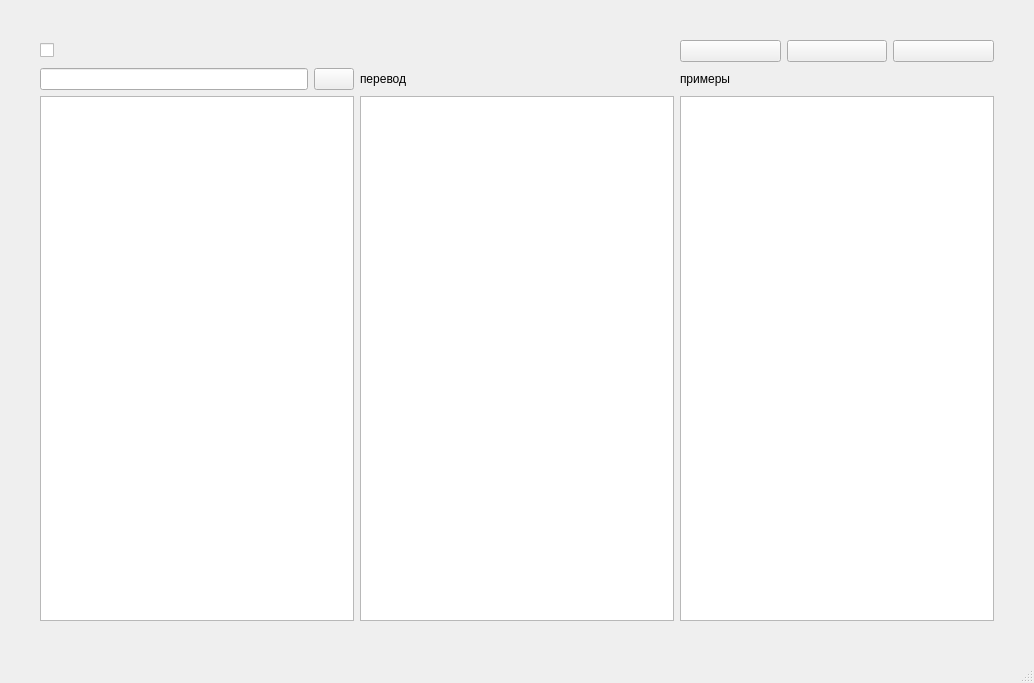
<?xml version="1.0" encoding="UTF-8"?>
<ui version="4.0">
 <class>MainWindow</class>
 <widget class="QMainWindow" name="MainWindow">
  <property name="geometry">
   <rect>
    <x>0</x>
    <y>0</y>
    <width>1034</width>
    <height>683</height>
   </rect>
  </property>
  <property name="windowTitle">
   <string>MainWindow</string>
  </property>
  <widget class="QWidget" name="centralwidget">
   <layout class="QGridLayout" name="gridLayout">
    <property name="leftMargin">
     <number>40</number>
    </property>
    <property name="topMargin">
     <number>40</number>
    </property>
    <property name="rightMargin">
     <number>40</number>
    </property>
    <property name="bottomMargin">
     <number>40</number>
    </property>
    <item row="0" column="2">
     <layout class="QHBoxLayout" name="horizontalLayout_2">
      <item>
       <widget class="QPushButton" name="pushButton">
        <property name="text">
         <string/>
        </property>
       </widget>
      </item>
      <item>
       <widget class="QPushButton" name="pushButton_3">
        <property name="text">
         <string/>
        </property>
       </widget>
      </item>
      <item>
       <widget class="QPushButton" name="pushButton_2">
        <property name="text">
         <string/>
        </property>
       </widget>
      </item>
     </layout>
    </item>
    <item row="1" column="0">
     <layout class="QHBoxLayout" name="horizontalLayout">
      <item>
       <widget class="QLineEdit" name="lineEdit"/>
      </item>
      <item>
       <widget class="QPushButton" name="pushButton_4">
        <property name="text">
         <string/>
        </property>
       </widget>
      </item>
     </layout>
    </item>
    <item row="1" column="1">
     <widget class="QLabel" name="label">
      <property name="text">
       <string>перевод</string>
      </property>
     </widget>
    </item>
    <item row="1" column="2">
     <widget class="QLabel" name="label_2">
      <property name="text">
       <string>примеры</string>
      </property>
     </widget>
    </item>
    <item row="2" column="0">
     <widget class="QTableView" name="tableView"/>
    </item>
    <item row="2" column="1">
     <widget class="QTextEdit" name="textEdit"/>
    </item>
    <item row="2" column="2">
     <widget class="QTextEdit" name="textEdit_2"/>
    </item>
    <item row="0" column="0">
     <widget class="QCheckBox" name="checkBox">
      <property name="text">
       <string/>
      </property>
     </widget>
    </item>
   </layout>
  </widget>
  <widget class="QMenuBar" name="menubar">
   <property name="geometry">
    <rect>
     <x>0</x>
     <y>0</y>
     <width>1034</width>
     <height>21</height>
    </rect>
   </property>
  </widget>
  <widget class="QStatusBar" name="statusbar"/>
 </widget>
 <resources/>
 <connections/>
</ui>
